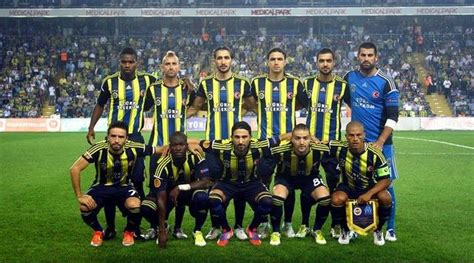
#> input picture fb_2013.jpg, 474 x 263 px
$ python resimden_kesitAlma_efektUygulama.py
#> lines starting #> are read from the running program, lines starting #| are printed output that depends on the picture
import cv2
import numpy

fb_2013 = cv2.imread("fb_2013.jpg")
#> fb_2013 is the input picture: shape (263, 474, 3); mean B, G, R 80.5, 102.9, 89.5
print(fb_2013.shape)
#| (263, 474, 3)

kesit = fb_2013[50:70, 260:300]
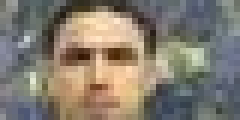
#> kesit: shape (20, 40, 3) (shown 6 times larger); mean B, G, R 111.8, 124, 132.3


cv2.imshow("kesit_alanı", kesit)
cv2.imshow("FB_2013", fb_2013)
cv2.waitKey(0)
cv2.destroyAllWindows()

$ run again, with fire.jpg copied over fb_2013.jpg
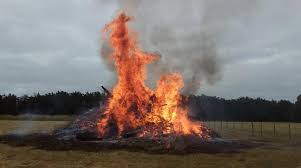
#> input picture fire.jpg, 301 x 168 px
#> fb_2013 is the input picture: shape (168, 301, 3); mean B, G, R 108.7, 113.6, 124.5
#| (168, 301, 3)
#> `kesit = fb_2013[50:70, 260:300]`:
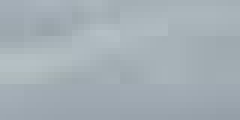
#> kesit: shape (20, 40, 3) (shown 6 times larger); mean B, G, R 181.6, 174.8, 164.1

$ run again, with ronaldo.jpg copied over fb_2013.jpg
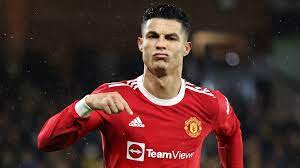
#> input picture ronaldo.jpg, 300 x 168 px
#> fb_2013 is the input picture: shape (168, 300, 3); mean B, G, R 43.2, 46.2, 79.6
#| (168, 300, 3)
#> `kesit = fb_2013[50:70, 260:300]`:
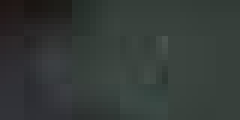
#> kesit: shape (20, 40, 3) (shown 6 times larger); mean B, G, R 55.8, 58.4, 52.2
